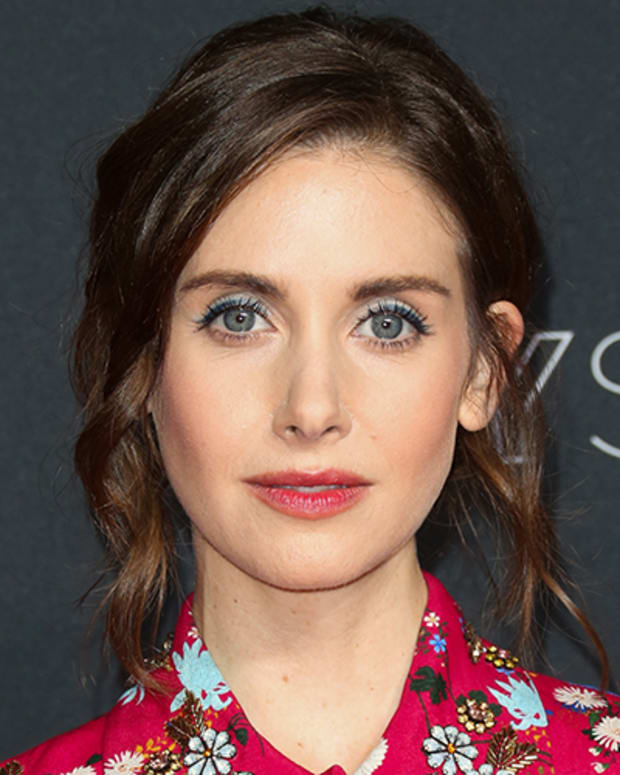
#> input picture image shapeDetect/images/actress2.jpg, 620 x 775 px, given as the content of the folder dataset, which was not available
$ python -i training.py   (imports and definitions only)
#> lines starting #> are read from the running program, lines starting #| are printed output that depends on the picture

import cv2, os

# Import numpy for matrix calculation
import numpy as np

# Import Python Image Library (PIL)
from PIL import Image


def assure_path_exists(path):
    dir = os.path.dirname(path)
    if not os.path.exists(dir):
        os.makedirs(dir)

# Create Local Binary Patterns Histograms for face recognization
recognizer = cv2.face.LBPHFaceRecognizer_create()

# Using prebuilt frontal face training model, for face detection
detector = cv2.CascadeClassifier("haarcascade_frontalface_default.xml");

# Create method to get the images and label data
def getImagesAndLabels(path):

    # Get all file path
#> called with path = 'dataset'
    imagePaths = [os.path.join(path,f) for f in os.listdir(path)]

    # Initialize empty face sample
    faceSamples=[]

    # Initialize empty id
    ids = []

    # Loop all the file path
    for imagePath in imagePaths:

        # Get the image and convert it to grayscale
        PIL_img = Image.open(imagePath).convert('L')
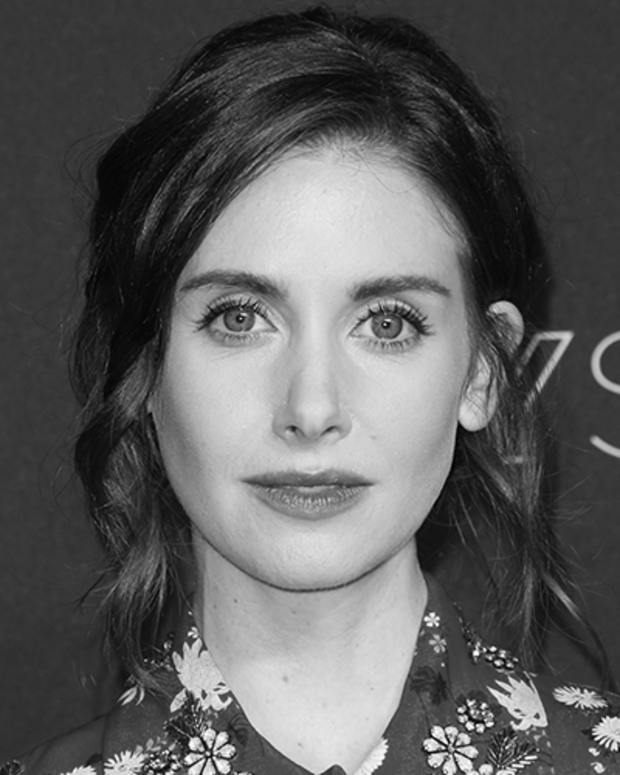
#> PIL_img: PIL image 620x775 L; min 0, max 255, mean 92.8

        # PIL image to numpy array
        img_numpy = np.array(PIL_img,'uint8')

        # Get the image id
        id = int(os.path.split(imagePath)[-1].split(".")[1])

        # Get the face from the training images
        faces = detector.detectMultiScale(img_numpy)

        # Loop for each face, append to their respective ID
        for (x,y,w,h) in faces:

            # Add the image to face samples
            faceSamples.append(img_numpy[y:y+h,x:x+w])

            # Add the ID to IDs
            ids.append(id)

    # Pass the face array and IDs array
    return faceSamples,ids

# Get the faces and IDs
# [1 line that did not run here, left out]

# Train the model using the faces and IDs
# [6 lines not run here, left out]

>>> result = getImagesAndLabels('image shapeDetect/images/actress2.jpg')
#> (the run stopped early here; a loop or call above may not have finished)

$ run again, on image shapeDetect/images/actress3.jpg
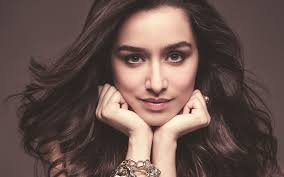
#> input picture image shapeDetect/images/actress3.jpg, 284 x 177 px, given as the content of the folder dataset, which was not available
#> in getImagesAndLabels, `PIL_img = Image.open(imagePath).convert('L')`:
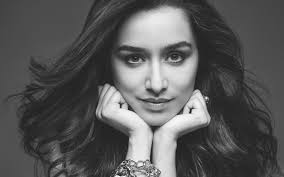
#> PIL_img: PIL image 284x177 L; min 16, max 251, mean 88.2
